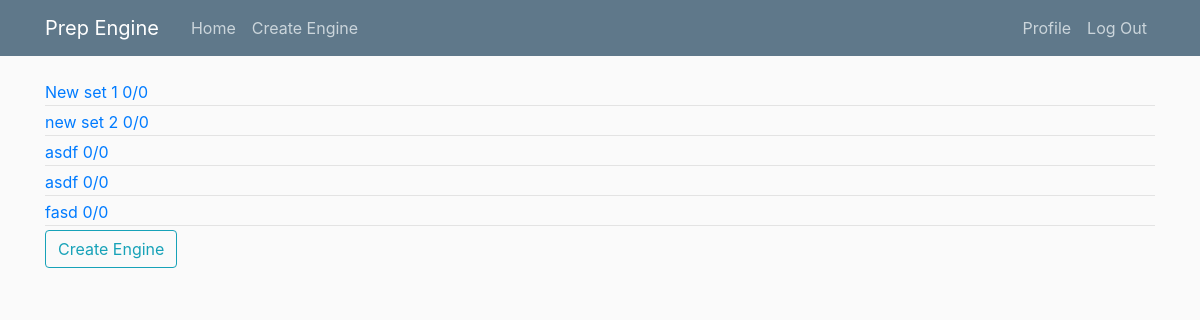
The app's page / (signed in) with its own data.
### tutor_sets/models.py (models this page shows, shortened)
class TutorSet(models.Model):
    title = models.CharField(max_length=100)
    score = models.PositiveIntegerField(default=0)
    totalQuestions = models.PositiveIntegerField(default=0)
    author = models.ForeignKey(User, on_delete=models.CASCADE)

### home/views.py (the view)
# urls.py: path('', TutorSetListView.as_view(), name='engine-home'),
class TutorSetListView(ListView):
    model = TutorSet
    template_name = 'home/home.html'
    context_object_name = 'tutorSets'

### home/templates/home/home.html
{% extends "home/base.html" %}
{% block content %}
    {% if user.is_authenticated %}
        {% for tutorSet in tutorSets %}
        <a href="{% url 'tutorSet-detail' tutorSet.pk %}">
            <div class="article-metadata">
                {{ tutorSet.title }}
                {{ tutorSet.score }}/{{ tutorSet.totalQuestions }}
            </div>
        </a>
        {% endfor %}
        <a class="btn btn-outline-info" href="{% url 'tutorSet-create' %}">Create Engine</a>
    {% endif %}
{% endblock %}

### home/static/home/main.css (style rules this page uses)
body { background: #fafafa; color: #333333; margin-top: 5rem; }
.article-metadata { padding-bottom: 1px; margin-bottom: 4px; border-bottom: 1px solid #e3e3e3 }

### records on screen
TutorSet: title "New set 1", score "0", totalQuestions "0"
TutorSet: title "new set 2", score "0", totalQuestions "0"
TutorSet: title "asdf", score "0", totalQuestions "0"
TutorSet: title "asdf", score "0", totalQuestions "0"
TutorSet: title "fasd", score "0", totalQuestions "0"
